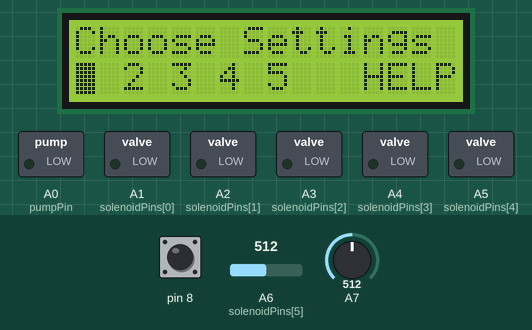
Bench run of a sketch on a simulated Arduino Nano, built with avr-gcc and run on an emulated ATmega328P. Parts: 16×2 character LCD, switched loads named in the sketch (green lamp = pin HIGH). The test bench sets the inputs (shaded band); at power-on: pin 8 HIGH, A6 (solenoidPins[5]) = 512, A7 = 512.

Above: at 1.2 s.
1.3 s: pin 8 pulled LOW for 0.15 s
At 2.2 s:
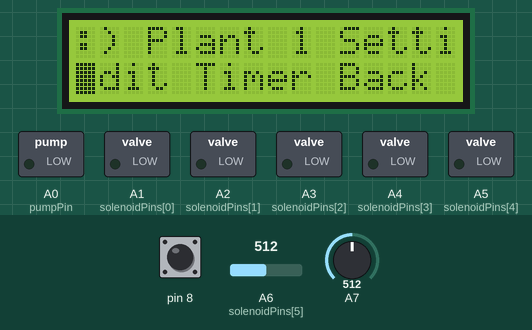
2.9 s: pin 8 pulled LOW for 1 s
At 4.6 s:
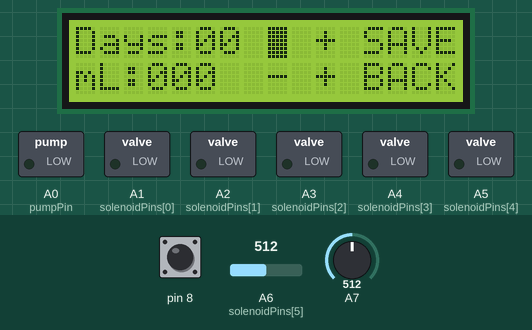
5.4 s: A6 (solenoidPins[5]) set to 716
At 5.49 s:
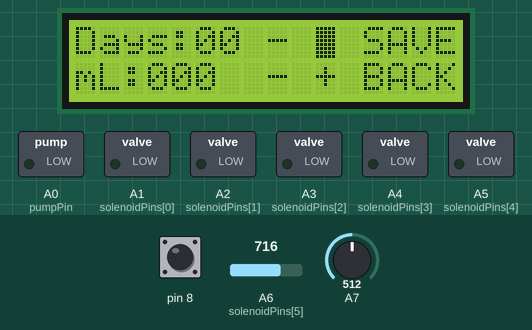
6.9 s: A7 set to 306
At 7.6 s:
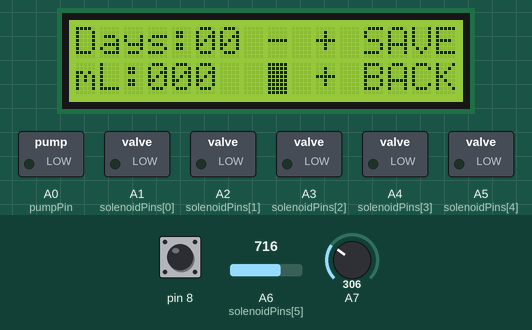
8.5 s: A7 set to 511
At 8.73 s:
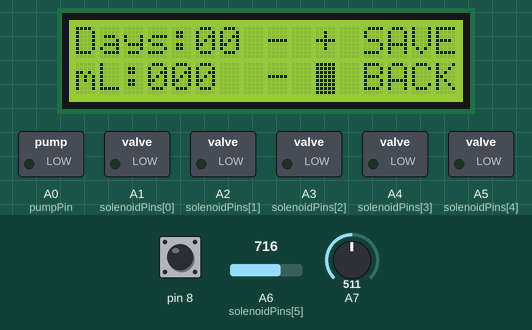
10.1 s: pin 8 pulsed LOW 5 times (0.12 s each, 0.3 s apart)
At 10.72 s:
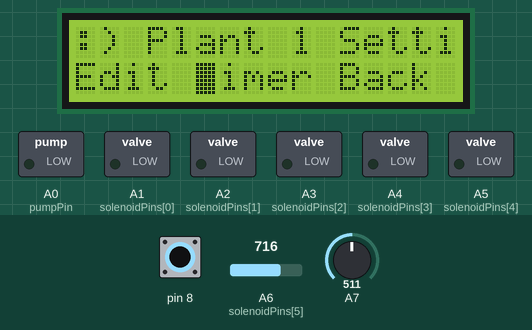
Timing chart, 0 to 13.1 s (numbered marks = the images above; inputs shaded):
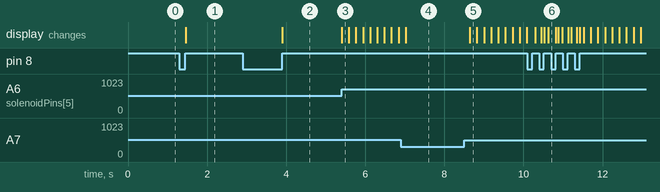

The sketch:

proto3.ino
```cpp
#include <Arduino.h>
#include <LiquidCrystal.h>
#include <EEPROM.h>
#include "Joystick.h"

// ---------------- Hardware ----------------
Joystick joy(A6, A7, 8, 200, 50);   // deadzone, debounce threshold
LiquidCrystal lcd(7, 6, 5, 4, 3, 2);

// ---------------- Global daily timer ----------------
struct GlobalDayTimer {
  // static const uint32_t DAY_MS = 86400000UL; // 24h uptime-based
  static const uint32_t DAY_MS = 60000UL; // 1 minute = 1 "day"
  uint32_t lastTickMs = 0;

  void begin() { lastTickMs = millis(); }

  // true once per day (handles long pauses by skipping multiple days)
  bool update() {
    uint32_t now = millis();
    if ((uint32_t)(now - lastTickMs) >= DAY_MS) {
      uint32_t daysPassed = (uint32_t)(now - lastTickMs) / DAY_MS;
      lastTickMs += daysPassed * DAY_MS;
      return true;
    }
    return false;
  }
};

struct Plant {
  uint16_t periodDays = 0; // default 0
  uint16_t mlPerWater = 0; // default 0
  uint16_t daysLeft   = 0; // countdown aligned to timer
};

// ---------------- "Model" storage + EEPROM helpers ----------------
static const uint8_t NUM_PLANTS = 5;
Plant plants[NUM_PLANTS];

// Limits
static const uint16_t DAYS_MIN = 0;
static const uint16_t DAYS_MAX = 99;
static const uint16_t ML_MIN   = 0;
static const uint16_t ML_MAX   = 999;

// EEPROM layout: days (2) + ml (2) + daysLeft (2) = 6 bytes per plant
static const int EEPROM_BASE = 0;

static int plantAddr(uint8_t i) {
  return EEPROM_BASE + (int)i * 6;
}

static void loadPlantsFromEEPROM(Plant* p, uint8_t n) {
  for (uint8_t i = 0; i < n; i++) {
    int addr = plantAddr(i);
    EEPROM.get(addr, p[i].periodDays); addr += sizeof(uint16_t);
    EEPROM.get(addr, p[i].mlPerWater); addr += sizeof(uint16_t);
    EEPROM.get(addr, p[i].daysLeft);

    // sanity clamps
    if (p[i].periodDays > DAYS_MAX) p[i].periodDays = 0;
    if (p[i].mlPerWater > ML_MAX)   p[i].mlPerWater = 0;
    if (p[i].daysLeft > DAYS_MAX)   p[i].daysLeft = 0;

    // If period is 0, force countdown to 0
    if (p[i].periodDays == 0) p[i].daysLeft = 0;
  }
}

static void savePlantToEEPROM(const Plant* p, uint8_t i) {
  int addr = plantAddr(i);
  EEPROM.put(addr, p[i].periodDays); addr += sizeof(uint16_t);
  EEPROM.put(addr, p[i].mlPerWater); addr += sizeof(uint16_t);
  EEPROM.put(addr, p[i].daysLeft);
}

// ---------------- WaterController ----------------
// Owns global day tick + watering decision logic (outputs later)
// ---------------- WaterController ----------------
class WaterController {
public:
  WaterController(Plant* plants, uint8_t nPlants)
    : plants(plants), nPlants(nPlants) {}

  // Tune this: milliseconds of pump-on per mL delivered
  // Example placeholder: 20 ms/mL => 50 mL ~ 1s
  void setCalibrationMsPerMl(uint16_t msPerMl_) { msPerMl = msPerMl_; }

  void begin() {
    dayTimer.begin();

    pinMode(pumpPin, OUTPUT);
    digitalWrite(pumpPin, LOW);

    for (uint8_t i = 0; i < nPlants; i++) {
      pinMode(solenoidPins[i], OUTPUT);
      digitalWrite(solenoidPins[i], LOW);
    }
  }

  void update() {
    // 1) Daily tick scheduling
    if (dayTimer.update()) {
      onDayTick();
    }

    // 2) Watering state machine (non-blocking)
    serviceWatering();
  }

private:
  Plant* plants;
  uint8_t nPlants;

  GlobalDayTimer dayTimer;

  // Pin mapping: pump A0, solenoids A1..A6 (6 plants max)
  const uint8_t pumpPin = A0;
  uint8_t solenoidPins[6] = { A1, A2, A3, A4, A5, A6 };

  // Queue of plants to water (one-at-a-time)
  uint8_t queue[8];          // enough for small systems
  uint8_t qHead = 0, qTail = 0;
  bool wateringActive = false;
  uint8_t activePlant = 255;
  unsigned long waterStartMs = 0;
  unsigned long waterDurationMs = 0;

  uint16_t msPerMl = 20;     // <-- adjust to calibrate pump flow
  const uint16_t MIN_WATER_MS = 200;   // minimum on-time to overcome inertia
  const uint32_t MAX_WATER_MS = 30000; // safety cap: 30 seconds

  // ---------- Queue helpers ----------
  bool queueEmpty() const { return qHead == qTail; }

  bool queueFull() const {
    uint8_t nextTail = (uint8_t)((qTail + 1) % sizeof(queue));
    return nextTail == qHead;
  }

  void enqueue(uint8_t plantIdx) {
    if (queueFull()) return; // drop if full (or handle differently)
    queue[qTail] = plantIdx;
    qTail = (uint8_t)((qTail + 1) % sizeof(queue));
  }

  uint8_t dequeue() {
    if (queueEmpty()) return 255;
    uint8_t v = queue[qHead];
    qHead = (uint8_t)((qHead + 1) % sizeof(queue));
    return v;
  }

  // ---------- Day tick logic (your intended behavior) ----------
  void onDayTick() {
    for (uint8_t i = 0; i < nPlants; i++) {

      Serial.print("Day tick: plant ");
      Serial.print(i);
      Serial.print(" daysLeft=");
      Serial.println(plants[i].daysLeft);

      // Not configured
      if (plants[i].periodDays == 0) {
        plants[i].daysLeft = 0;
        continue;
      }

      // If today is watering day -> enqueue + reset
      if (plants[i].daysLeft == 0) {
        enqueue(i);
        plants[i].daysLeft = plants[i].periodDays;
      } else {
        // Otherwise decrement
        plants[i].daysLeft--;
      }
    }
  }

  // ---------- Watering (one solenoid at a time) ----------
  void serviceWatering() {
    if (!wateringActive) {
      if (queueEmpty()) return;

      activePlant = dequeue();
      if (activePlant == 255 || activePlant >= nPlants) return;

      // Compute duration proportional to mL
      // uint32_t dur = (uint32_t)plants[activePlant].mlPerWater * (uint32_t)msPerMl;
      const uint32_t TEST_WATER_MS = 5000; // 5 seconds
      uint32_t dur = TEST_WATER_MS;


      // Apply minimum and maximum bounds
      if (plants[activePlant].mlPerWater > 0 && dur < MIN_WATER_MS) dur = MIN_WATER_MS;
      if (dur > MAX_WATER_MS) dur = MAX_WATER_MS;

      // If mlPerWater is 0, treat as "do nothing" (skip watering)
      if (plants[activePlant].mlPerWater == 0) {
        activePlant = 255;
        return;
      }

      // Start watering: ensure all solenoids off, then enable the one we want
      allSolenoidsOff();
      digitalWrite(solenoidPins[activePlant], HIGH);
      digitalWrite(pumpPin, HIGH);

      waterStartMs = millis();
      waterDurationMs = dur;
      wateringActive = true;
      return;
    }

    // If active, check if time elapsed
    if ((unsigned long)(millis() - waterStartMs) >= waterDurationMs) {
      // Stop outputs
      digitalWrite(pumpPin, LOW);
      allSolenoidsOff();

      wateringActive = false;
      activePlant = 255;
    }
  }

  void allSolenoidsOff() {
    for (uint8_t i = 0; i < nPlants; i++) {
      digitalWrite(solenoidPins[i], LOW);
    }
  }
};


// ---------------- UI ----------------
class UI {
public:
  UI(LiquidCrystal &lcd, Joystick &joy, Plant* plants, int nPlants)
    : lcd(lcd), joy(joy), plants(plants), nPlants(nPlants) {}

  void begin() {
    lcd.begin(16, 2);
    lcd.clear();
    render();
  }

  void update() {
    unsigned long now = millis();

    // -------- HOME --------
    if (screen == HOME) {
      if (now - lastMoveMs >= moveDelayMs) {
        if (joy.moveRight()) { cursor = (cursor + 1) % 6; lastMoveMs = now; dirty = true; }
        else if (joy.moveLeft()) { cursor = (cursor == 0 ? 5 : cursor - 1); lastMoveMs = now; dirty = true; }
      }

      if (joy.justPressed()) {
        if (cursor <= 4) {
          selectedPlant = cursor;       // 0..4
          screen = EDIT_PLANT_HOME;
          cursor = 0;                   // 0=Edit, 1=Timer, 2=Back
        } else {
          screen = HELP;
          cursor = 0;
        }
        lcd.clear();
        dirty = true;
      }
    }

    // -------- EDIT_PLANT_HOME (Edit/Timer/Back) --------
    else if (screen == EDIT_PLANT_HOME) {
      if (now - lastMoveMs >= moveDelayMs) {
        if (joy.moveRight()) { cursor = (cursor + 1) % 3; lastMoveMs = now; dirty = true; }
        else if (joy.moveLeft()) { cursor = (cursor == 0 ? 2 : cursor - 1); lastMoveMs = now; dirty = true; }
      }

      if (joy.justPressed()) {
        if (cursor == 0) {
          screen = EDIT_PLANT_VALUES;
          cursor = 0;              // 0='-', 1='+', 2=SAVE/BACK
          editRow = 0;             // 0=Days, 1=mL
          editingLoaded = false;
          lcd.clear();
          dirty = true;
        }
        else if (cursor == 1) {
          screen = TIMER;
          lcd.clear();
          dirty = true;
        }
        else {
          screen = HOME;
          cursor = selectedPlant;
          lcd.clear();
          dirty = true;
        }
      }
    }

    // -------- EDIT_PLANT_VALUES --------
    else if (screen == EDIT_PLANT_VALUES) {
      if (!editingLoaded) {
        loadDraftFromPlant();
        dirty = true;
      }

      // Up/Down selects row
      if (now - lastMoveMs >= moveDelayMs) {
        if (joy.moveDown()) { editRow = 1; lastMoveMs = now; dirty = true; }
        else if (joy.moveUp()) { editRow = 0; lastMoveMs = now; dirty = true; }
      }

      // Left/Right selects '-', '+', 'SAVE/BACK'
      if (now - lastMoveMs >= moveDelayMs) {
        if (joy.moveRight()) { cursor = (cursor + 1) % 3; lastMoveMs = now; dirty = true; }
        else if (joy.moveLeft()) { cursor = (cursor == 0 ? 2 : cursor - 1); lastMoveMs = now; dirty = true; }
      }

      if (joy.justPressed()) {
        if (cursor == 0) {
          // '-'
          if (editRow == 0) { if (draftDays > DAYS_MIN) draftDays--; }
          else { if (draftMl > ML_MIN) draftMl--; }
          dirty = true;
        }
        else if (cursor == 1) {
          // '+'
          if (editRow == 0) { if (draftDays < DAYS_MAX) draftDays++; }
          else { if (draftMl < ML_MAX) draftMl++; }
          dirty = true;
        }
        else { // cursor == 2
          if (editRow == 0) {
            // SAVE: commit + EEPROM
            plants[selectedPlant].periodDays = draftDays;
            plants[selectedPlant].mlPerWater = draftMl;

            // Reset countdown to new schedule
            plants[selectedPlant].daysLeft = plants[selectedPlant].periodDays;
            if (plants[selectedPlant].periodDays == 0) plants[selectedPlant].daysLeft = 0;

            savePlantToEEPROM(plants, selectedPlant);
          }
          // BACK always returns (discard if not saved)
          screen = EDIT_PLANT_HOME;
          cursor = 0;
          editingLoaded = false;
          lcd.clear();
          dirty = true;
        }
      }
    }

    // -------- TIMER screen --------
    else if (screen == TIMER) {
      if (joy.justPressed()) {
        screen = EDIT_PLANT_HOME;
        cursor = 1;
        lcd.clear();
        dirty = true;
      }
    }

    // -------- HELP --------
    else if (screen == HELP) {
      if (joy.justPressed()) {
        screen = HOME;
        cursor = 0;
        lcd.clear();
        dirty = true;
      }
    }

    // Render throttled
    if (dirty && (now - lastRenderMs >= 80)) {
      render();
      lastRenderMs = now;
      dirty = false;
    }
  }

private:
  LiquidCrystal &lcd;
  Joystick &joy;
  Plant* plants;
  uint8_t nPlants;

  enum Screen : uint8_t {
    HOME,
    EDIT_PLANT_HOME,
    EDIT_PLANT_VALUES,
    TIMER,
    HELP
  };

  Screen screen = HOME;

  uint8_t cursor = 0;         // HOME:0..5, PlantHome:0..2, Values:0..2
  uint8_t selectedPlant = 0;  // 0..4
  uint8_t editRow = 0;        // 0=Days, 1=mL

  bool dirty = true;
  unsigned long lastRenderMs = 0;

  unsigned long lastMoveMs = 0;
  const unsigned long moveDelayMs = 180;

  // Draft values
  uint16_t draftDays = 0;
  uint16_t draftMl   = 0;
  bool editingLoaded = false;

  void loadDraftFromPlant() {
    draftDays = plants[selectedPlant].periodDays;
    draftMl   = plants[selectedPlant].mlPerWater;
    editingLoaded = true;
  }

  // Rendering helpers
  void print2(uint16_t v) {
    if (v < 10) lcd.print('0');
    lcd.print(v);
  }

  void print3(uint16_t v) {
    if (v < 100) lcd.print('0');
    if (v < 10)  lcd.print('0');
    lcd.print(v);
  }

  // ---------- RENDERING ----------
  void renderHome() {
    lcd.noBlink();
    lcd.setCursor(0, 0);
    lcd.print("Choose Settings ");

    lcd.setCursor(0, 1);
    lcd.print("1 2 3 4 5   HELP");

    static const uint8_t markCol[6] = {0, 2, 4, 6, 8, 12};
    lcd.setCursor(markCol[cursor], 1);
    lcd.blink();
  }

  void renderEditPlantHome() {
    lcd.noBlink();

    lcd.setCursor(0, 0);
    lcd.print(":) Plant ");
    lcd.print(selectedPlant + 1);
    lcd.print(" Settings   ");

    lcd.setCursor(0, 1);
    lcd.print("Edit Timer Back ");

    static const uint8_t markCol[3] = {0, 5, 11};
    lcd.setCursor(markCol[cursor], 1);
    lcd.blink();
  }

  void renderEditPlantValues() {
    lcd.noBlink();

    lcd.setCursor(0, 0);
    lcd.print("Days:");
    print2(draftDays);
    lcd.print(" - + SAVE");

    lcd.setCursor(0, 1);
    lcd.print("mL:");
    print3(draftMl);
    lcd.print("  - + BACK");

    static const uint8_t colPos[3] = {8, 10, 12};
    uint8_t row = (editRow == 0) ? 0 : 1;
    lcd.setCursor(colPos[cursor], row);
    lcd.blink();
  }

  void renderTimer() {
    lcd.noBlink();
    lcd.setCursor(0, 0);
    lcd.print("Next Water In  ");

    lcd.setCursor(0, 1);
    lcd.print("In ");
    lcd.print(plants[selectedPlant].daysLeft);
    lcd.print(" day(s)       ");
  }

  void renderHelp() {
    lcd.noBlink();
    lcd.setCursor(0, 0);
    lcd.print("Help            ");
    lcd.setCursor(0, 1);
    lcd.print("Btn=Back        ");
  }

  void render() {
    if (screen == HOME) renderHome();
    else if (screen == EDIT_PLANT_HOME) renderEditPlantHome();
    else if (screen == EDIT_PLANT_VALUES) renderEditPlantValues();
    else if (screen == TIMER) renderTimer();
    else renderHelp();
  }
};

// ---------------- Instantiate controller + UI ----------------
WaterController controller(plants, NUM_PLANTS);
UI ui(lcd, joy, plants, NUM_PLANTS);

// ---------------- Arduino sketch ----------------
void setup() {
  Serial.begin(9600);

  loadPlantsFromEEPROM(plants, NUM_PLANTS);
  controller.setCalibrationMsPerMl(20); // <-- tune this
  controller.begin();
  ui.begin();
}

void loop() {
  controller.update(); // ✅ background day tick + watering checks
  ui.update();         // ✅ UI only
}
```

Joystick.cpp
```cpp
#include "Joystick.h"

// -------- Joystick (base) --------
Joystick::Joystick(int xPin, int yPin, int buttonPin,
                   int deadzone,
                   unsigned long debounceMs)
  : Ax(xPin),
    Ay(yPin),
    Btn(buttonPin),
    deadzone(deadzone),
    debounceTolerance(debounceMs),

    // Button state (bare minimum)
    wasPressed(false),
    pressStartTime(0),
    armed(false)
{
  pinMode(Btn, INPUT_PULLUP);
}


bool Joystick::axisBool(int pin, bool wantPositive)
{
  int v = analogRead(pin) - 512;
  if (wantPositive && v <= 0) return false;
  if (!wantPositive && v >= 0) return false;
  return abs(v) > deadzone;
}

int Joystick::axisStep(int pin, bool wantPositive, int divisions)
{
  int v = analogRead(pin) - 512;

  if (wantPositive && v <= 0) return 0;
  if (!wantPositive && v >= 0) return 0;

  int mag = abs(v);
  if (mag <= deadzone) return 0;

  const int maxMag = 512;
  if (mag > maxMag) mag = maxMag;

  // Map (deadzone..maxMag) -> (1..divisions)
  long num = (long)(mag - deadzone) * divisions;
  long den = (long)(maxMag - deadzone);

  int step = (int)((num + den - 1) / den); // ceil
  if (step < 1) step = 1;
  if (step > divisions) step = divisions;
  return step;
}

bool Joystick::moveUp()    { return axisBool(Ay, true);  }
bool Joystick::moveDown()  { return axisBool(Ay, false); }
bool Joystick::moveRight() { return axisBool(Ax, true);  }
bool Joystick::moveLeft()  { return axisBool(Ax, false); }

bool Joystick::justPressed()
{
  bool pressed = (digitalRead(Btn) == LOW);  // LOW = pressed
  unsigned long now = millis();

  // Button just went DOWN
  if (pressed && !wasPressed)
  {
    pressStartTime = now;
    armed = false;   // must re-qualify every press
  }

  // While being held, qualify after debounce time
  if (pressed && !armed)
  {
    if (now - pressStartTime >= debounceTolerance)
    {
      armed = true;
    }
  }

  bool fired = false;

  // Button just went UP → fire ONLY here
  if (!pressed && wasPressed)
  {
    if (armed)
    {
      fired = true;
    }
    armed = false;    // reset for next press
  }

  wasPressed = pressed;
  return fired;
}


// -------- JoystickScaled (derived) --------
JoystickScaled::JoystickScaled(int xPin, int yPin, int buttonPin,
                               int deadzone,
                               unsigned long debounceMs,
                               int divisions)
  : Joystick(xPin, yPin, buttonPin, deadzone, debounceMs),
    divisions(divisions)
{}

int JoystickScaled::moveUpScaled()    { return axisStep(Ay, true,  divisions); }
int JoystickScaled::moveDownScaled()  { return axisStep(Ay, false, divisions); }
int JoystickScaled::moveRightScaled() { return axisStep(Ax, true,  divisions); }
int JoystickScaled::moveLeftScaled()  { return axisStep(Ax, false, divisions); }
```

Joystick.h
```cpp
#pragma once
#include <Arduino.h>

class Joystick {
public:
  Joystick(int xPin, int yPin, int buttonPin,
           int deadzone,
           unsigned long debounceMs);

  // Digital moves
  bool moveUp();
  bool moveDown();
  bool moveLeft();
  bool moveRight();

  // Button Logic
  bool justPressed();

protected:
  int Ax, Ay, Btn;
  int deadzone;

  unsigned long debounceTolerance;

  bool wasPressed = false;           // last loop's pressed state
  unsigned long pressStartTime = 0;  // when press began
  bool armed = false;               // true once held >= debounceTolerance

  // Shared helpers for subclasses
  bool axisBool(int pin, bool wantPositive);
  int  axisStep(int pin, bool wantPositive, int divisions);
};

class JoystickScaled : public Joystick {
public:
  JoystickScaled(int xPin, int yPin, int buttonPin,
                 int deadzone,
                 unsigned long debounceMs,
                 int divisions);

  // Only available on scaled joystick
  int moveUpScaled();
  int moveDownScaled();
  int moveLeftScaled();
  int moveRightScaled();

private:
  int divisions;
};
```

Measured:
- after the input at 1.3 s, the display: changes after 0.16 s (image 1)
- after the input at 2.9 s, the display: changes after 1.0 s (image 2)
- after the input at 5.4 s, the display: changes at once (image 3)
- after the input at 8.5 s, the display: changes after 0.14 s (image 5)
- after the input at 10.1 s, the display: first differs from a run without the input after 0.43 s (image 6 shows a later state)
